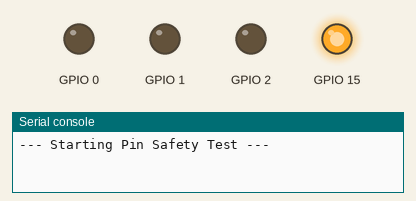
This program was run on a simulated ESP32 board running MicroPython. Shown: output pins drawn as LEDs (lit = HIGH), the last lines printed to the serial console. Library files of the repository ran but are not shown: board.py. At 0.4 s the program stops and its outputs stay as they are.

Above: at 0.05 s.
At 0.5 s:
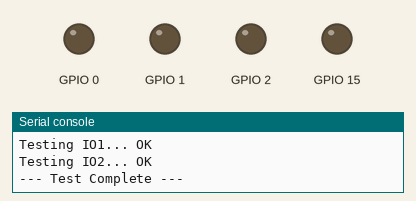
Timing chart, 0 to 1.9 s (numbered marks = the images above):
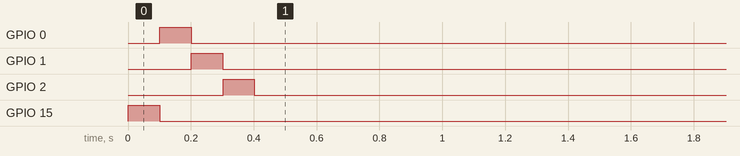

Measured:
- by itself, GPIO 0: LOW → HIGH at 0.10 s, → LOW 0.10 s later
- by itself, GPIO 1: LOW → HIGH at 0.20 s, → LOW 0.10 s later
- by itself, GPIO 2: LOW → HIGH at 0.30 s, → LOW 0.10 s later
- by itself, GPIO 15: LOW → HIGH at 0.00 s, → LOW 0.10 s later

The program:

testboard2.py
```python
import board
import machine
import time

def safe_pin_test():
    print("--- Starting Pin Safety Test ---")

    # Filter only Pin objects from your board dictionary
    for name, pin_obj in board.pins.items():
        if not isinstance(pin_obj, machine.Pin):
            continue

        try:
            # Attempt to set the pin as an output
            print(f"Testing {name}...", end=" ")
            pin_obj.init(mode=machine.Pin.OUT)

            # Toggle it briefly
            pin_obj.value(1)
            time.sleep(0.1)
            pin_obj.value(0)

            print("OK")

        except Exception as e:
            # Catch and report any errors (e.g., ValueError for invalid pins)
            print(f"FAILED: {e}")

    print("--- Test Complete ---")

safe_pin_test()
```
